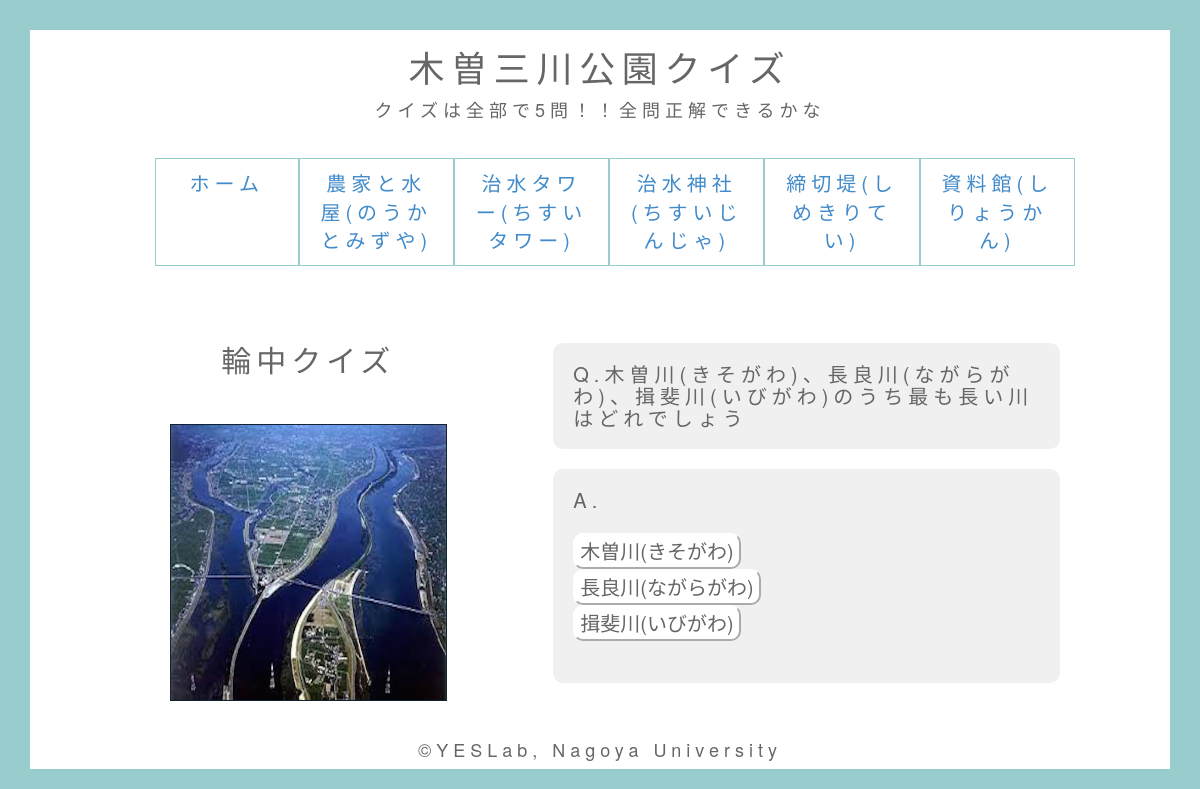
/quest.php, run on the app's committed database.
### tables this page shows
CREATE TABLE `kiso_question` (
  `question_id` int(11) NOT NULL,
  `question_title` text NOT NULL,
  `question_img` text NOT NULL,
  `question_q` text NOT NULL,
  `answer1` text NOT NULL,
  `answer2` text NOT NULL,
  `answer3` text NOT NULL,
  `answer_fa` text NOT NULL,
  `answer_num` int(11) NOT NULL,
  `quest_text` text NOT NULL,
  `question_created` datetime NOT NULL,
  `question_modified` timestamp NOT NULL DEFAULT CURRENT_TIMESTAMP ON UPDATE CURRENT_TIMESTAMP
);

### quest.php (the view, shortened to what this page needs)
<?php
require('dbconnect.php');
$db = mysql_connect($DBSERVER, $DBUSER, $DBPASSWORD) or die(mysql_error());
?>
<?php
$session_id = $_SESSION['session_id'];
$i = $_SESSION['session_number'][$session_id];
$recordSet = mysql_query("SELECT * FROM kiso_question WHERE question_id = '$i'", $db);
$data = mysql_fetch_assoc($recordSet);
?>
<!DOCTYPE html>
<html lang="ja">
<head>
	<link href="css/bootstrap.min.css" rel="stylesheet">
	<link href="//netdna.bootstrapcdn.com/bootstrap/3.0.0/css/bootstrap-glyphicons.css" rel="stylesheet">
    <link href="css/queststyle.css" rel="stylesheet" type="text/css">
</head>
<body>
<header>
	<div class="text-center">
		<h2>木曽三川公園クイズ</h2>
		<h4>クイズは全部で5問！！全問正解できるかな</h4>
	</div>
</header>
<br />
<div class="container">
<div class="col-xs-1">
</div>
<div class="col-xs-10">
	<ul class="nav nav-justified">
		<li><a href="../kiso_guide2.0">ホーム</a></li>
		<li><a href="spot.php?id=1">農家と水屋(のうかとみずや)</a></li>
		<li><a href="spot.php?id=2">治水タワー(ちすいタワー)</a></li>
		<li><a href="spot.php?id=5">治水神社(ちすいじんじゃ)</a></li>
		<li><a href="spot.php?id=6">締切堤(しめきりてい)</a></li>
		<li><a href="spot.php?id=8">資料館(しりょうかん)</a></li>
	</ul><br />
<br />
		 		<div class="col-xs-4">
		 			<h5 class="text-center"><?php echo $data['question_title'];?></h5><br />
		 			<div id="photoimg"><img src="photo/<?php echo $data['question_img'];?>.jpg"class="img-responsive"></div>
		 			</div>
		 		<div class="col-xs-1">
		 		   </div>
	 			<div class="col-xs-7">
		 			<h3>Q.<?php echo $data['question_q'];?></h3>
		 			<h3>A.
		 			<br /><br />
		 			<form action="quest.php" method="get">
		 				<input type="submit" name="name" value="<?php echo $data['answer1'];?>"><br />
		 				<input type="submit" name="name" value="<?php echo $data['answer2'];?>"><br />
		 				<input type="submit" name="name" value="<?php echo $data['answer3'];?>"><br />
		 			</form>
		 			<br />
		 		</div>
		 			</div>
	<div  class="col-xs-1">
</div>
</div>
<br />
<footer>
	<h4 class="text-center">&copy;YESLab, Nagoya University</h4>
</footer>
</body>
</html>

### css/queststyle.css (style rules this page uses)
body { font-size: 20px; color: #666666; letter-spacing: 5px; border: 30px solid#99CCCC }
h2 { font-family:"07YasashisaAntique","MS Pゴシック",sans-serif; font-size: 180%; letter-spacing: 5pt; margin-bottom: 5px; }
h3 { font-size: 100%; width: 100%; padding: 20px; border-radius: 10px; color: #666666; background: #f0f0f0; }
h5 { font-size: 150%; padding: 10px; }
li { font-size: 100% padding: 1px; border: 1px solid#99CCCC }
input { background: #ffffff; border-color: #ffffff; border-radius: 10px; padding: 5px; }
#photoimg { border: solid 1px #123; }

### data on the page
kiso_question: question_title "輪中クイズ", question_img (picture), question_q "木曽川(きそがわ)、長良川(ながらがわ)、揖斐川(いびがわ)のうち最も長い川はどれでしょう", name "木曽川(きそがわ)", name "長良川(ながらがわ)", name "揖斐川(いびがわ)"
